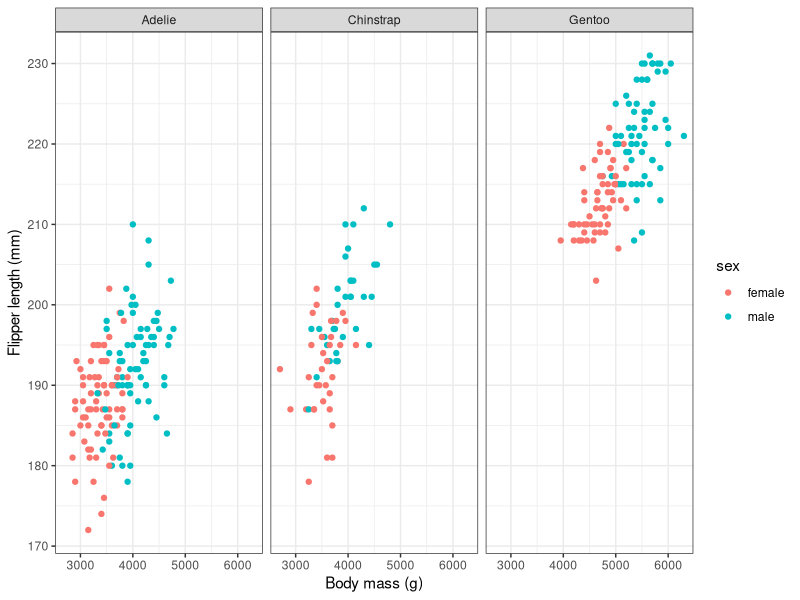

Reproduce this figure in R.
## ---- chunk 1
knitr::opts_chunk$set(echo = TRUE)

library(ggplot2)
theme_set(theme_bw())

library(palmerpenguins)

library(mgcv)

## ---- chunk 2

ii <- rowSums(is.na(penguins)) == 0
dat.gg <- penguins[ii, ]

ggplot(data = dat.gg, aes(x = body_mass_g, y = flipper_length_mm, colour = sex)) +
  geom_point() +
  labs(x = "Body mass (g)", y = "Flipper length (mm)") +
  facet_wrap(~ species)

